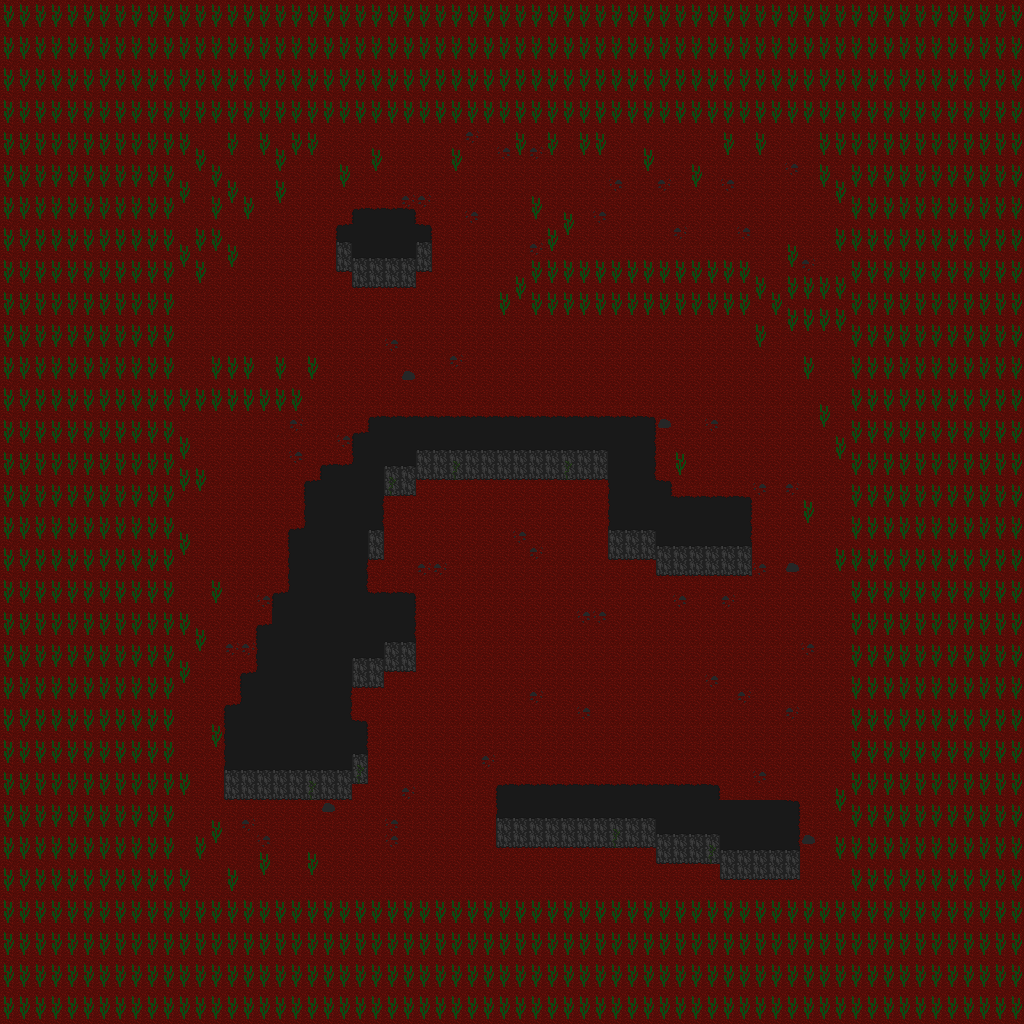

A level layout from a 2D game, rendered from its tile map. Below: a short description, then the map file with tile-grid data replaced by summaries:
An orthogonal 64x64 tile map with 16x16 px tiles, 2 tile layers (Tile Layer 1, Collision Layer) and 22 objects (7x GREEN_GHOST, 5x FIRE_BAT, 4x GREEN_SNAKE, 3x CHEST, START, ...).

<map version="1.2" tiledversion="1.2.3536" orientation="orthogonal" renderorder="right-down" width="64" height="64" tilewidth="16" tileheight="16" infinite="0" nextlayerid="4" nextobjectid="146">
 <tileset firstgid="1" source="FIRELANDS.tsx" />
 <layer id="1" name="Tile Layer 1" width="64" height="64">
  <data>[4096 cells, 4096 non-empty, 5 distinct tile ids]</data>
 </layer>
 <layer id="2" name="Collision Layer" width="64" height="64">
  <data>[4096 cells, 2701 non-empty, 12 distinct tile ids]</data>
 </layer>
 <objectgroup id="3" name="Object Layer 1">
  <object id="2" name="START" x="702" y="672.083" width="26" height="24.75" />
  <object id="3" name="RED_PORTAL" x="701" y="720.333" />
  <object id="4" name="CASTLE" type="TELEPORTER" x="699.5" y="723.333">
   <properties>
    <property name="ID" type="int" value="1003" />
   </properties>
  </object>
  <object id="119" name="FIRE_BAT" x="434.667" y="498" />
  <object id="120" name="FIRE_BAT" x="595" y="496.667" />
  <object id="121" name="FIRE_BAT" x="264.667" y="243.333" />
  <object id="122" name="FIRE_BAT" x="783.333" y="173.333" />
  <object id="123" name="FIRE_BAT" x="244" y="829.333" />
  <object id="124" name="GREEN_GHOST" x="507.333" y="563.333" />
  <object id="131" name="GREEN_SNAKE" x="252" y="537.333" />
  <object id="132" name="GREEN_SNAKE" x="794.667" y="401.333" />
  <object id="133" name="GREEN_SNAKE" x="625.333" y="202.667" />
  <object id="134" name="GREEN_SNAKE" x="621.333" y="878.667" />
  <object id="135" name="GREEN_GHOST" x="234" y="500.5" />
  <object id="136" name="GREEN_GHOST" x="296.667" y="224.667" />
  <object id="137" name="GREEN_GHOST" x="751.333" y="223.333" />
  <object id="138" name="GREEN_GHOST" x="379.333" y="869.333" />
  <object id="139" name="GREEN_GHOST" x="387.333" y="708.667" />
  <object id="141" name="GREEN_GHOST" x="815" y="844" />
  <object id="142" name="CHEST" x="791.667" y="143.667" />
  <object id="143" name="CHEST" x="192.545" y="320.364" />
  <object id="144" name="CHEST" x="224.5" y="687.5" />
 </objectgroup>
</map>
